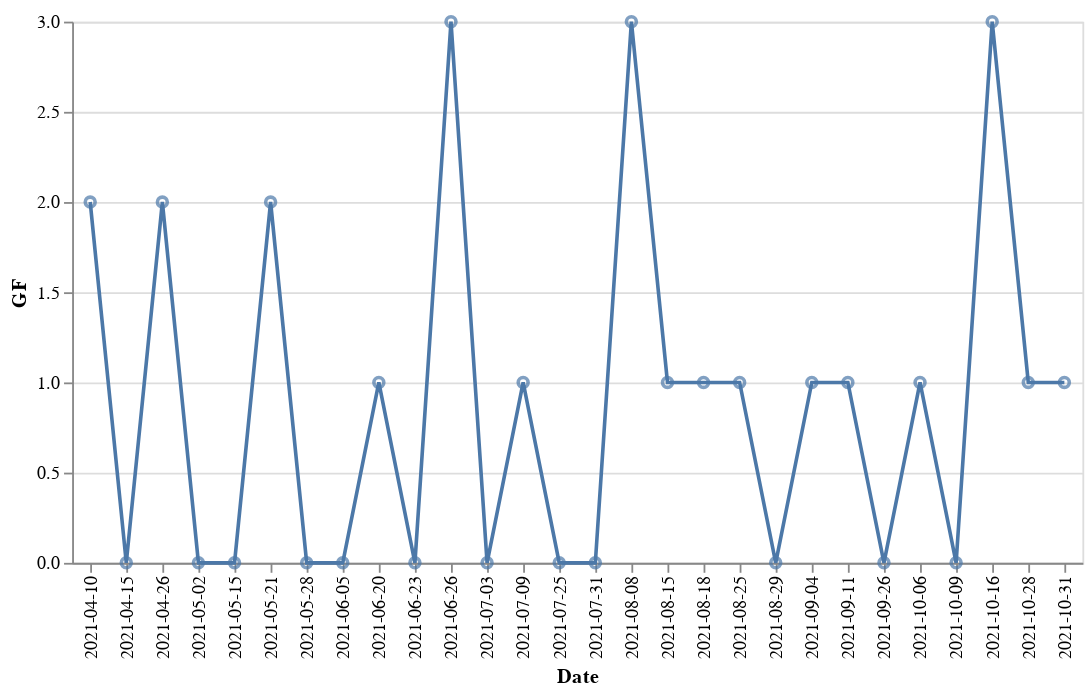

The notebook cell this image was saved under:
### Code cell
line = alt.Chart(df2).mark_line().transform_window(
    rolling_mean = 'mean(GF)',
    frame = [-15, 15]
    ).encode(
    x = 'Date',
    y = 'GF'
)

points = alt.Chart(df2).mark_point().encode(
    x = 'Date',
    y = 'GF'
)

points + line

### Figure 1 — Vega-Lite specification as saved in the notebook (floating-point values rounded to 4 significant figures)
{"config": {"view": {"continuousWidth": 400, "continuousHeight": 300}}, "layer": [{"mark": "point", "encoding": {"x": {"type": "nominal", "field": "Date"}, "y": {"type": "quantitative", "field": "GF"}}}, {"mark": "line", "encoding": {"x": {"type": "nominal", "field": "Date"}, "y": {"type": "quantitative", "field": "GF"}}, "transform": [{"window": [{"op": "mean", "field": "GF", "as": "rolling_mean"}], "frame": [-15, 15]}]}], "data": {"name": "data-155f835296949dfbb35af1026f290565"}, "$schema": "https://vega.github.io/schema/vega-lite/v4.8.1.json", "datasets": {"data-155f835296949dfbb35af1026f290565": [{"Date": "2021-04-10", "Time": "19:00", "Comp": "NWSL Challenge Cup", "Round": "Group stage", "Day": "Sat", "Venue": "Home", "Result": "D", "GF": 2, "GA": 2, "Opponent": "Pride", "xG": 1.5, "xGA": 0.7, "Poss": 50, "Attendance": 5300.0, "Captain": "Michelle Betos", "Formation": "4-4-2002", "Referee": "Katja Koroleva", "Match Report": "Match Report", "Notes": null}, {"Date": "2021-04-15", "Time": "19:00", "Comp": "NWSL Challenge Cup", "Round": "Group stage", "Day": "Thu", "Venue": "Away", "Result": "L", "GF": 0, "GA": 1, "Opponent": "Spirit", "xG": 1.5, "xGA": 1.2, "Poss": 43, "Attendance": null, "Captain": "Michelle Betos", "Formation": "4-2-3-1", "Referee": "Danielle Chesky", "Match Report": "Match Report", "Notes": null}, {"Date": "2021-04-26", "Time": "18:00", "Comp": "NWSL Challenge Cup", "Round": "Group stage", "Day": "Mon", "Venue": "Home", "Result": "L", "GF": 2, "GA": 3, "Opponent": "Courage", "xG": 0.9, "xGA": 1.6, "Poss": 47, "Attendance": 3742.0, "Captain": "Michelle Betos", "Formation": "4-2-3-1", "Referee": "Tori Penso", "Match Report": "Match Report", "Notes": null}, {"Date": "2021-05-02", "Time": "12:30", "Comp": "NWSL Challenge Cup", "Round": "Group stage", "Day": "Sun", "Venue": "Away", "Result": "D", "GF": 0, "GA": 0, "Opponent": "Gotham FC", "xG": 0.6, "xGA": 1.1, "Poss": 45, "Attendance": null, "Captain": "Michelle Betos", "Formation": "4-2-3-1", "Referee": "Karen Abt", "Match Report": "Match Report", "Notes": null}, {"Date": "2021-05-15", "Time": "17:00", "Comp": "NWSL", "Round": "Regular Season", "Day": "Sat", "Venue": "Home", "Result": "D", "GF": 0, "GA": 0, "Opponent": "Kansas City", "xG": null, "xGA": null, "Poss": 51, "Attendance": 6622.0, "Captain": "Michelle Betos", "Formation": "4-2-3-1", "Referee": "Adorae Monroy", "Match Report": "Match Report", "Notes": null}, {"Date": "2021-05-21", "Time": "19:30", "Comp": "NWSL", "Round": "Regular Season", "Day": "Fri", "Venue": "Home", "Result": "W", "GF": 2, "GA": 0, "Opponent": "Spirit", "xG": null, "xGA": null, "Poss": 40, "Attendance": 6011.0, "Captain": "Michelle Betos", "Formation": "4-2-3-1", "Referee": "Katja Koroleva", "Match Report": "Match Report", "Notes": null}, {"Date": "2021-05-28", "Time": "19:00", "Comp": "NWSL", "Round": "Regular Season", "Day": "Fri", "Venue": "Away", "Result": "L", "GF": 0, "GA": 5, "Opponent": "Courage", "xG": null, "xGA": null, "Poss": 40, "Attendance": 3902.0, "Captain": "Michelle Betos", "Formation": "4-2-3-1", "Referee": "Matthew Franz", "Match Report": "Match Report", "Notes": null}, {"Date": "2021-06-05", "Time": "19:30 (22:30)", "Comp": "NWSL", "Round": "Regular Season", "Day": "Sat", "Venue": "Away", "Result": "L", "GF": 0, "GA": 3, "Opponent": "Thorns", "xG": null, "xGA": null, "Poss": 41, "Attendance": null, "Captain": "Michelle Betos", "Formation": "4-2-3-1", "Referee": "Samantha Martinez", "Match Report": "Match Report", "Notes": null}, {"Date": "2021-06-20", "Time": "15:00", "Comp": "NWSL", "Round": "Regular Season", "Day": "Sun", "Venue": "Home", "Result": "W", "GF": 1, "GA": 0, "Opponent": "Dash", "xG": null, "xGA": null, "Poss": 49, "Attendance": 5971.0, "Captain": "Michelle Betos", "Formation": "4-2-3-1", "Referee": "Laura Rodriguez", "Match Report": "Match Report", "Notes": null}, {"Date": "2021-06-23", "Time": "19:30", "Comp": "NWSL", "Round": "Regular Season", "Day": "Wed", "Venue": "Home", "Result": "L", "GF": 0, "GA": 2, "Opponent": "Courage", "xG": null, "xGA": null, "Poss": 37, "Attendance": 6334.0, "Captain": "Michelle Betos", "Formation": "4-3-2003", "Referee": "Alyssa Nichols", "Match Report": "Match Report", "Notes": null}, {"Date": "2021-06-26", "Time": "15:25 (16:25)", "Comp": "NWSL", "Round": "Regular Season", "Day": "Sat", "Venue": "Away", "Result": "W", "GF": 3, "GA": 0, "Opponent": "Red Stars", "xG": null, "xGA": null, "Poss": 50, "Attendance": 2626.0, "Captain": "Michelle Betos", "Formation": "4-2-3-1", "Referee": "Greg Dopka", "Match Report": "Match Report", "Notes": null}, {"Date": "2021-07-03", "Time": "19:30", "Comp": "NWSL", "Round": "Regular Season", "Day": "Sat", "Venue": "Home", "Result": "L", "GF": 0, "GA": 2, "Opponent": "Thorns", "xG": null, "xGA": null, "Poss": 44, "Attendance": 6822.0, "Captain": "Michelle Betos", "Formation": "4-2-3-1", "Referee": "Karen Callado", "Match Report": "Match Report", "Notes": null}, {"Date": "2021-07-09", "Time": "19:00", "Comp": "NWSL", "Round": "Regular Season", "Day": "Fri", "Venue": "Away", "Result": "D", "GF": 1, "GA": 1, "Opponent": "Pride", "xG": null, "xGA": null, "Poss": 51, "Attendance": 3606.0, "Captain": "Michelle Betos", "Formation": "4-2-3-1", "Referee": "Natalie Simon", "Match Report": "Match Report", "Notes": null}, {"Date": "2021-07-25", "Time": "19:30", "Comp": "NWSL", "Round": "Regular Season", "Day": "Sun", "Venue": "Home", "Result": "L", "GF": 0, "GA": 2, "Opponent": "Spirit", "xG": null, "xGA": null, "Poss": 57, "Attendance": 6422.0, "Captain": "Michelle Betos", "Formation": "4-3-2003", "Referee": "Samantha Martinez", "Match Report": "Match Report", "Notes": null}, {"Date": "2021-07-31", "Time": "19:00 (22:00)", "Comp": "NWSL", "Round": "Regular Season", "Day": "Sat", "Venue": "Away", "Result": "L", "GF": 0, "GA": 2, "Opponent": "Reign", "xG": null, "xGA": null, "Poss": 51, "Attendance": 3097.0, "Captain": "Michelle Betos", "Formation": "4-2-3-1", "Referee": "Laura Rodriguez", "Match Report": "Match Report", "Notes": null}, {"Date": "2021-08-08", "Time": "15:00", "Comp": "NWSL", "Round": "Regular Season", "Day": "Sun", "Venue": "Home", "Result": "W", "GF": 3, "GA": 1, "Opponent": "Kansas City", "xG": null, "xGA": null, "Poss": 53, "Attendance": 5843.0, "Captain": "Michelle Betos", "Formation": "4-2-3-1", "Referee": "Danielle Chesky", "Match Report": "Match Report", "Notes": null}, {"Date": "2021-08-15", "Time": "17:00", "Comp": "NWSL", "Round": "Regular Season", "Day": "Sun", "Venue": "Away", "Result": "D", "GF": 1, "GA": 1, "Opponent": "Gotham FC", "xG": null, "xGA": null, "Poss": 43, "Attendance": 2200.0, "Captain": "Michelle Betos", "Formation": "4-3-2003", "Referee": "Brad Jensen", "Match Report": "Match Report", "Notes": null}, {"Date": "2021-08-18", "Time": "19:30", "Comp": "NWSL", "Round": "Regular Season", "Day": "Wed", "Venue": "Home", "Result": "D", "GF": 1, "GA": 1, "Opponent": "Red Stars", "xG": null, "xGA": null, "Poss": 62, "Attendance": 7310.0, "Captain": "Michelle Betos", "Formation": "4-2-3-1", "Referee": "Karen Abt", "Match Report": "Match Report", "Notes": null}, {"Date": "2021-08-25", "Time": "19:00 (20:00)", "Comp": "NWSL", "Round": "Regular Season", "Day": "Wed", "Venue": "Away", "Result": "L", "GF": 1, "GA": 2, "Opponent": "Kansas City", "xG": null, "xGA": null, "Poss": 62, "Attendance": 3997.0, "Captain": "Michelle Betos", "Formation": "4-4-2◆", "Referee": "Michael Radchuk", "Match Report": "Match Report", "Notes": null}, {"Date": "2021-08-29", "Time": "18:30 (19:30)", "Comp": "NWSL", "Round": "Regular Season", "Day": "Sun", "Venue": "Away", "Result": "L", "GF": 0, "GA": 1, "Opponent": "Dash", "xG": null, "xGA": null, "Poss": 51, "Attendance": 3292.0, "Captain": "Michelle Betos", "Formation": "4-2-3-1", "Referee": "Alex Billeter", "Match Report": "Match Report", "Notes": null}, {"Date": "2021-09-04", "Time": "19:30", "Comp": "NWSL", "Round": "Regular Season", "Day": "Sat", "Venue": "Home", "Result": "D", "GF": 1, "GA": 1, "Opponent": "Reign", "xG": null, "xGA": null, "Poss": 38, "Attendance": null, "Captain": "Michelle Betos", "Formation": "4-4-2002", "Referee": "Tori Penso", "Match Report": "Match Report", "Notes": null}, {"Date": "2021-09-11", "Time": "19:00", "Comp": "NWSL", "Round": "Regular Season", "Day": "Sat", "Venue": "Away", "Result": "L", "GF": 1, "GA": 3, "Opponent": "Pride", "xG": null, "xGA": null, "Poss": 50, "Attendance": 3822.0, "Captain": "Michelle Betos", "Formation": "4-4-2◆", "Referee": "Elton Garcia", "Match Report": "Match Report", "Notes": null}, {"Date": "2021-09-26", "Time": "15:00", "Comp": "NWSL", "Round": "Regular Season", "Day": "Sun", "Venue": "Home", "Result": "L", "GF": 0, "GA": 4, "Opponent": "Dash", "xG": null, "xGA": null, "Poss": 46, "Attendance": 6374.0, "Captain": "Michelle Betos", "Formation": "4-4-2◆", "Referee": "Matthew Thompson", "Match Report": "Match Report", "Notes": null}, {"Date": "2021-10-06", "Time": "19:30", "Comp": "NWSL", "Round": "Regular Season", "Day": "Wed", "Venue": "Away", "Result": "L", "GF": 1, "GA": 3, "Opponent": "Courage", "xG": null, "xGA": null, "Poss": 30, "Attendance": 3523.0, "Captain": "Savannah McCaskill", "Formation": "4-4-2002", "Referee": "Alyssa Nichols", "Match Report": "Match Report", "Notes": null}, {"Date": "2021-10-09", "Time": "19:30", "Comp": "NWSL", "Round": "Regular Season", "Day": "Sat", "Venue": "Away", "Result": "L", "GF": 0, "GA": 3, "Opponent": "Spirit", "xG": null, "xGA": null, "Poss": 42, "Attendance": null, "Captain": "Michelle Betos", "Formation": "4-4-2002", "Referee": "Laura Rodriguez", "Match Report": "Match Report", "Notes": null}, {"Date": "2021-10-16", "Time": "19:30", "Comp": "NWSL", "Round": "Regular Season", "Day": "Sat", "Venue": "Home", "Result": "W", "GF": 3, "GA": 1, "Opponent": "Pride", "xG": null, "xGA": null, "Poss": 42, "Attendance": 8488.0, "Captain": "Yūki Nagasato", "Formation": "4-2-3-1", "Referee": "Matthew Franz", "Match Report": "Match Report", "Notes": null}, {"Date": "2021-10-28", "Time": "19:30", "Comp": "NWSL", "Round": "Regular Season", "Day": "Thu", "Venue": "Home", "Result": "D", "GF": 1, "GA": 1, "Opponent": "Gotham FC", "xG": null, "xGA": null, "Poss": 45, "Attendance": 6508.0, "Captain": "Yūki Nagasato", "Formation": "4-2-3-1", "Referee": "Samantha Martinez", "Match Report": "Match Report", "Notes": null}, {"Date": "2021-10-31", "Time": "15:00", "Comp": "NWSL", "Round": "Regular Season", "Day": "Sun", "Venue": "Away", "Result": "D", "GF": 1, "GA": 1, "Opponent": "Gotham FC", "xG": null, "xGA": null, "Poss": 37, "Attendance": 6362.0, "Captain": "Yūki Nagasato", "Formation": "4-2-3-1", "Referee": "Karen Abt", "Match Report": "Match Report", "Notes": null}]}}
